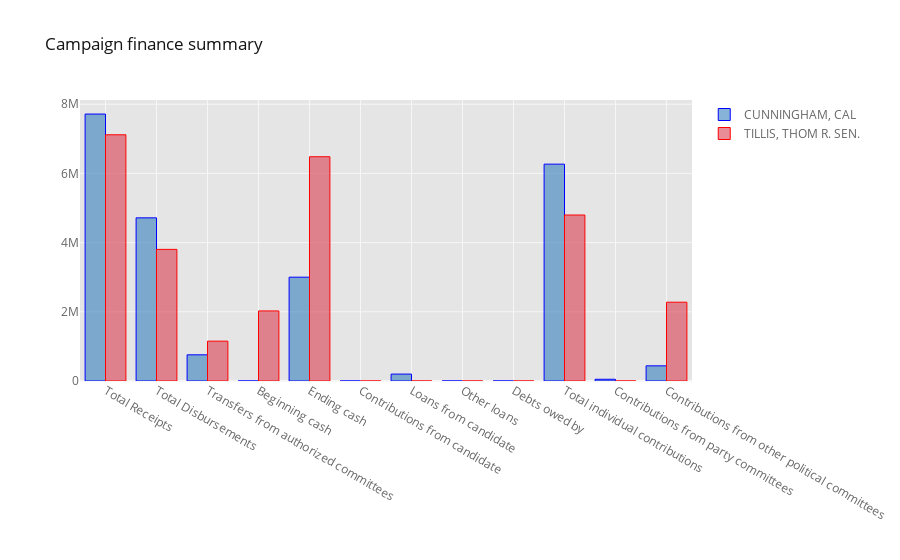

Notebook cell for this chart:
### Code cell
candidates_desc.update({'TTL_RECEIPTS_CORRECTED': 'Total Receipts', 'TTL_DISB_CORRECTED': 'Total Disbursements'})
camp_finance_summary_cols = ['TTL_RECEIPTS_CORRECTED', 'TTL_DISB_CORRECTED', 'TRANS_FROM_AUTH', 'COH_BOP', 'COH_COP', 'CAND_CONTRIB', 'CAND_LOANS', 'OTHER_LOANS', 'DEBTS_OWED_BY', 'TTL_INDIV_CONTRIB', 'POL_PTY_CONTRIB', 'OTHER_POL_CMTE_CONTRIB']

focused_candidates = candidates.groupby('CAND_NAME').agg({x: 'sum' for x in camp_finance_summary_cols}).reset_index()
total_finance = focused_candidates.set_index('CAND_NAME')[camp_finance_summary_cols].transpose()
total_finance = total_finance.rename(candidates_desc)
total_finance.iplot(kind='bar', title='Campaign finance summary', colors=color_map)

### Figure 1 — Plotly figure (JSON) as saved in the notebook; plotly's stock layout.template omitted (floating-point values rounded to 4 significant figures)
{"data": [{"marker": {"color": "rgba(55, 128, 191, 0.6)", "line": {"color": "blue", "width": 1}}, "name": "CUNNINGHAM, CAL", "orientation": "v", "text": "", "type": "bar", "x": ["Total Receipts", "Total Disbursements", "Transfers from authorized committees", "Beginning cash", "Ending cash", "Contributions from candidate", "Loans from candidate", "Other loans", "Debts owed by", "Total individual contributions", "Contributions from party committees", "Contributions from other political committees"], "y": [7717000.0, 4716000.0, 756800.0, 0, 3000000.0, 0, 200000, 0, 0, 6269000.0, 49600, 438325]}, {"marker": {"color": "rgba(219, 64, 82, 0.6)", "line": {"color": "red", "width": 1}}, "name": "TILLIS, THOM R. SEN.", "orientation": "v", "text": "", "type": "bar", "x": ["Total Receipts", "Total Disbursements", "Transfers from authorized committees", "Beginning cash", "Ending cash", "Contributions from candidate", "Loans from candidate", "Other loans", "Debts owed by", "Total individual contributions", "Contributions from party committees", "Contributions from other political committees"], "y": [7117000.0, 3805000.0, 1152000.0, 2025000.0, 6483000.0, 0, 0, 0, 0, 4799000.0, 0, 2278000.0]}], "layout": {"legend": {"bgcolor": "#FFFFFF", "font": {"color": "#666666"}}, "paper_bgcolor": "#FFFFFF", "plot_bgcolor": "#E5E5E5", "title": {"font": {"color": "#151516"}, "text": "Campaign finance summary"}, "xaxis": {"gridcolor": "#F6F6F6", "showgrid": true, "tickfont": {"color": "#666666"}, "title": {"font": {"color": "#666666"}, "text": ""}, "zerolinecolor": "#F6F6F6"}, "yaxis": {"gridcolor": "#F6F6F6", "showgrid": true, "tickfont": {"color": "#666666"}, "title": {"font": {"color": "#666666"}, "text": ""}, "zerolinecolor": "#F6F6F6"}}}
